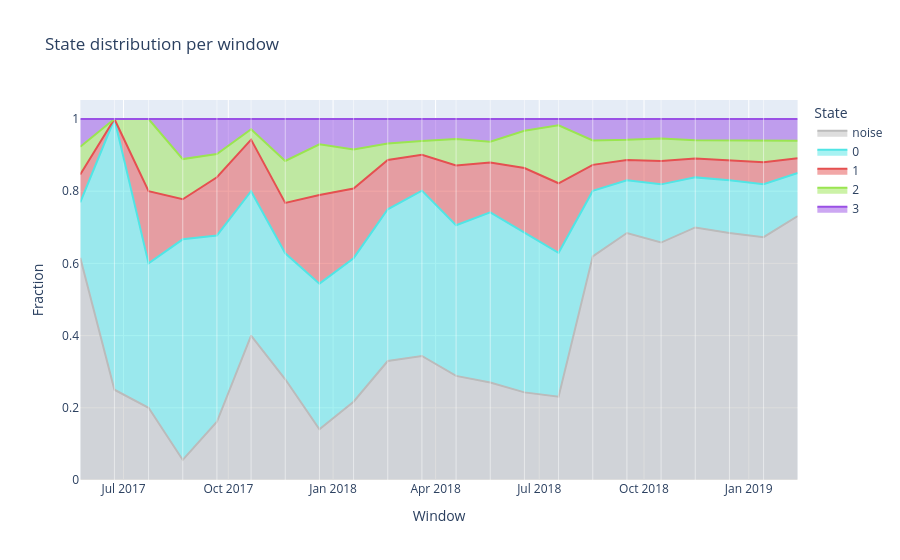

Write notebook code for a chart like this one.
### Code cell
distributions_plot = kairo.plot_state_distributions(freq_distributions, color_mapping)
distributions_plot.show()

### Figure 1 — Plotly figure (JSON) as saved in the notebook; plotly's stock layout.template omitted (floating-point values rounded to 4 significant figures)
{"data": [{"fillpattern": {"shape": ""}, "hovertemplate": "State=noise<br>Window=%{x}<br>Fraction=%{y}<extra></extra>", "legendgroup": "noise", "line": {"color": "#bbbbbb"}, "marker": {"symbol": "circle"}, "mode": "lines", "name": "noise", "orientation": "v", "showlegend": true, "stackgroup": "1", "type": "scatter", "x": ["2017-05-24T00:00:00", "2017-06-23T00:00:00", "2017-07-23T00:00:00", "2017-08-22T00:00:00", "2017-09-21T00:00:00", "2017-10-21T00:00:00", "2017-11-20T00:00:00", "2017-12-20T00:00:00", "2018-01-19T00:00:00", "2018-02-18T00:00:00", "2018-03-20T00:00:00", "2018-04-19T00:00:00", "2018-05-19T00:00:00", "2018-06-18T00:00:00", "2018-07-18T00:00:00", "2018-08-17T00:00:00", "2018-09-16T00:00:00", "2018-10-16T00:00:00", "2018-11-15T00:00:00", "2018-12-15T00:00:00", "2019-01-14T00:00:00", "2019-02-13T00:00:00"], "xaxis": "x", "y": [0.6154, 0.25, 0.2, 0.05556, 0.1613, 0.4, 0.2791, 0.1404, 0.2169, 0.3295, 0.3435, 0.2883, 0.2701, 0.2428, 0.2309, 0.6195, 0.6843, 0.6578, 0.6997, 0.6841, 0.6726, 0.731], "yaxis": "y"}, {"fillpattern": {"shape": ""}, "hovertemplate": "State=0<br>Window=%{x}<br>Fraction=%{y}<extra></extra>", "legendgroup": "0", "line": {"color": "#50e5e5"}, "marker": {"symbol": "circle"}, "mode": "lines", "name": "0", "orientation": "v", "showlegend": true, "stackgroup": "1", "type": "scatter", "x": ["2017-05-24T00:00:00", "2017-06-23T00:00:00", "2017-07-23T00:00:00", "2017-08-22T00:00:00", "2017-09-21T00:00:00", "2017-10-21T00:00:00", "2017-11-20T00:00:00", "2017-12-20T00:00:00", "2018-01-19T00:00:00", "2018-02-18T00:00:00", "2018-03-20T00:00:00", "2018-04-19T00:00:00", "2018-05-19T00:00:00", "2018-06-18T00:00:00", "2018-07-18T00:00:00", "2018-08-17T00:00:00", "2018-09-16T00:00:00", "2018-10-16T00:00:00", "2018-11-15T00:00:00", "2018-12-15T00:00:00", "2019-01-14T00:00:00", "2019-02-13T00:00:00"], "xaxis": "x", "y": [0.1538, 0.75, 0.4, 0.6111, 0.5161, 0.4, 0.3488, 0.4035, 0.3976, 0.4205, 0.458, 0.4172, 0.4713, 0.442, 0.3984, 0.1813, 0.1461, 0.1612, 0.1386, 0.1461, 0.147, 0.1195], "yaxis": "y"}, {"fillpattern": {"shape": ""}, "hovertemplate": "State=1<br>Window=%{x}<br>Fraction=%{y}<extra></extra>", "legendgroup": "1", "line": {"color": "#e55050"}, "marker": {"symbol": "circle"}, "mode": "lines", "name": "1", "orientation": "v", "showlegend": true, "stackgroup": "1", "type": "scatter", "x": ["2017-05-24T00:00:00", "2017-06-23T00:00:00", "2017-07-23T00:00:00", "2017-08-22T00:00:00", "2017-09-21T00:00:00", "2017-10-21T00:00:00", "2017-11-20T00:00:00", "2017-12-20T00:00:00", "2018-01-19T00:00:00", "2018-02-18T00:00:00", "2018-03-20T00:00:00", "2018-04-19T00:00:00", "2018-05-19T00:00:00", "2018-06-18T00:00:00", "2018-07-18T00:00:00", "2018-08-17T00:00:00", "2018-09-16T00:00:00", "2018-10-16T00:00:00", "2018-11-15T00:00:00", "2018-12-15T00:00:00", "2019-01-14T00:00:00", "2019-02-13T00:00:00"], "xaxis": "x", "y": [0.07692, 0.0, 0.2, 0.1111, 0.1613, 0.1429, 0.1395, 0.2456, 0.1928, 0.1364, 0.09924, 0.1656, 0.1379, 0.1793, 0.1925, 0.0722, 0.05582, 0.0644, 0.0522, 0.05492, 0.06069, 0.04057], "yaxis": "y"}, {"fillpattern": {"shape": ""}, "hovertemplate": "State=2<br>Window=%{x}<br>Fraction=%{y}<extra></extra>", "legendgroup": "2", "line": {"color": "#9ae550"}, "marker": {"symbol": "circle"}, "mode": "lines", "name": "2", "orientation": "v", "showlegend": true, "stackgroup": "1", "type": "scatter", "x": ["2017-05-24T00:00:00", "2017-06-23T00:00:00", "2017-07-23T00:00:00", "2017-08-22T00:00:00", "2017-09-21T00:00:00", "2017-10-21T00:00:00", "2017-11-20T00:00:00", "2017-12-20T00:00:00", "2018-01-19T00:00:00", "2018-02-18T00:00:00", "2018-03-20T00:00:00", "2018-04-19T00:00:00", "2018-05-19T00:00:00", "2018-06-18T00:00:00", "2018-07-18T00:00:00", "2018-08-17T00:00:00", "2018-09-16T00:00:00", "2018-10-16T00:00:00", "2018-11-15T00:00:00", "2018-12-15T00:00:00", "2019-01-14T00:00:00", "2019-02-13T00:00:00"], "xaxis": "x", "y": [0.07692, 0.0, 0.2, 0.1111, 0.06452, 0.02857, 0.1163, 0.1404, 0.1084, 0.04545, 0.03817, 0.07362, 0.05747, 0.1033, 0.1608, 0.0675, 0.05618, 0.06291, 0.05054, 0.05623, 0.06097, 0.04897], "yaxis": "y"}, {"fillpattern": {"shape": ""}, "hovertemplate": "State=3<br>Window=%{x}<br>Fraction=%{y}<extra></extra>", "legendgroup": "3", "line": {"color": "#9a50e5"}, "marker": {"symbol": "circle"}, "mode": "lines", "name": "3", "orientation": "v", "showlegend": true, "stackgroup": "1", "type": "scatter", "x": ["2017-05-24T00:00:00", "2017-06-23T00:00:00", "2017-07-23T00:00:00", "2017-08-22T00:00:00", "2017-09-21T00:00:00", "2017-10-21T00:00:00", "2017-11-20T00:00:00", "2017-12-20T00:00:00", "2018-01-19T00:00:00", "2018-02-18T00:00:00", "2018-03-20T00:00:00", "2018-04-19T00:00:00", "2018-05-19T00:00:00", "2018-06-18T00:00:00", "2018-07-18T00:00:00", "2018-08-17T00:00:00", "2018-09-16T00:00:00", "2018-10-16T00:00:00", "2018-11-15T00:00:00", "2018-12-15T00:00:00", "2019-01-14T00:00:00", "2019-02-13T00:00:00"], "xaxis": "x", "y": [0.07692, 0.0, 0.0, 0.1111, 0.09677, 0.02857, 0.1163, 0.07018, 0.08434, 0.06818, 0.06107, 0.05521, 0.06322, 0.03261, 0.01725, 0.05953, 0.05766, 0.05372, 0.05897, 0.05864, 0.05872, 0.05991], "yaxis": "y"}], "layout": {"legend": {"title": {"text": "State"}, "tracegroupgap": 0}, "shapes": [{"line": {"color": "white", "width": 0.5}, "type": "line", "x0": "2017-05-24 00:00:00", "x1": "2017-05-24 00:00:00", "xref": "x", "y0": 0, "y1": 1, "yref": "paper"}, {"line": {"color": "white", "width": 0.5}, "type": "line", "x0": "2017-06-23 00:00:00", "x1": "2017-06-23 00:00:00", "xref": "x", "y0": 0, "y1": 1, "yref": "paper"}, {"line": {"color": "white", "width": 0.5}, "type": "line", "x0": "2017-07-23 00:00:00", "x1": "2017-07-23 00:00:00", "xref": "x", "y0": 0, "y1": 1, "yref": "paper"}, {"line": {"color": "white", "width": 0.5}, "type": "line", "x0": "2017-08-22 00:00:00", "x1": "2017-08-22 00:00:00", "xref": "x", "y0": 0, "y1": 1, "yref": "paper"}, {"line": {"color": "white", "width": 0.5}, "type": "line", "x0": "2017-09-21 00:00:00", "x1": "2017-09-21 00:00:00", "xref": "x", "y0": 0, "y1": 1, "yref": "paper"}, {"line": {"color": "white", "width": 0.5}, "type": "line", "x0": "2017-10-21 00:00:00", "x1": "2017-10-21 00:00:00", "xref": "x", "y0": 0, "y1": 1, "yref": "paper"}, {"line": {"color": "white", "width": 0.5}, "type": "line", "x0": "2017-11-20 00:00:00", "x1": "2017-11-20 00:00:00", "xref": "x", "y0": 0, "y1": 1, "yref": "paper"}, {"line": {"color": "white", "width": 0.5}, "type": "line", "x0": "2017-12-20 00:00:00", "x1": "2017-12-20 00:00:00", "xref": "x", "y0": 0, "y1": 1, "yref": "paper"}, {"line": {"color": "white", "width": 0.5}, "type": "line", "x0": "2018-01-19 00:00:00", "x1": "2018-01-19 00:00:00", "xref": "x", "y0": 0, "y1": 1, "yref": "paper"}, {"line": {"color": "white", "width": 0.5}, "type": "line", "x0": "2018-02-18 00:00:00", "x1": "2018-02-18 00:00:00", "xref": "x", "y0": 0, "y1": 1, "yref": "paper"}, {"line": {"color": "white", "width": 0.5}, "type": "line", "x0": "2018-03-20 00:00:00", "x1": "2018-03-20 00:00:00", "xref": "x", "y0": 0, "y1": 1, "yref": "paper"}, {"line": {"color": "white", "width": 0.5}, "type": "line", "x0": "2018-04-19 00:00:00", "x1": "2018-04-19 00:00:00", "xref": "x", "y0": 0, "y1": 1, "yref": "paper"}, {"line": {"color": "white", "width": 0.5}, "type": "line", "x0": "2018-05-19 00:00:00", "x1": "2018-05-19 00:00:00", "xref": "x", "y0": 0, "y1": 1, "yref": "paper"}, {"line": {"color": "white", "width": 0.5}, "type": "line", "x0": "2018-06-18 00:00:00", "x1": "2018-06-18 00:00:00", "xref": "x", "y0": 0, "y1": 1, "yref": "paper"}, {"line": {"color": "white", "width": 0.5}, "type": "line", "x0": "2018-07-18 00:00:00", "x1": "2018-07-18 00:00:00", "xref": "x", "y0": 0, "y1": 1, "yref": "paper"}, {"line": {"color": "white", "width": 0.5}, "type": "line", "x0": "2018-08-17 00:00:00", "x1": "2018-08-17 00:00:00", "xref": "x", "y0": 0, "y1": 1, "yref": "paper"}, {"line": {"color": "white", "width": 0.5}, "type": "line", "x0": "2018-09-16 00:00:00", "x1": "2018-09-16 00:00:00", "xref": "x", "y0": 0, "y1": 1, "yref": "paper"}, {"line": {"color": "white", "width": 0.5}, "type": "line", "x0": "2018-10-16 00:00:00", "x1": "2018-10-16 00:00:00", "xref": "x", "y0": 0, "y1": 1, "yref": "paper"}, {"line": {"color": "white", "width": 0.5}, "type": "line", "x0": "2018-11-15 00:00:00", "x1": "2018-11-15 00:00:00", "xref": "x", "y0": 0, "y1": 1, "yref": "paper"}, {"line": {"color": "white", "width": 0.5}, "type": "line", "x0": "2018-12-15 00:00:00", "x1": "2018-12-15 00:00:00", "xref": "x", "y0": 0, "y1": 1, "yref": "paper"}, {"line": {"color": "white", "width": 0.5}, "type": "line", "x0": "2019-01-14 00:00:00", "x1": "2019-01-14 00:00:00", "xref": "x", "y0": 0, "y1": 1, "yref": "paper"}, {"line": {"color": "white", "width": 0.5}, "type": "line", "x0": "2019-02-13 00:00:00", "x1": "2019-02-13 00:00:00", "xref": "x", "y0": 0, "y1": 1, "yref": "paper"}], "title": {"text": "State distribution per window"}, "xaxis": {"anchor": "y", "domain": [0, 1], "title": {"text": "Window"}}, "yaxis": {"anchor": "x", "domain": [0, 1], "title": {"text": "Fraction"}}}}
